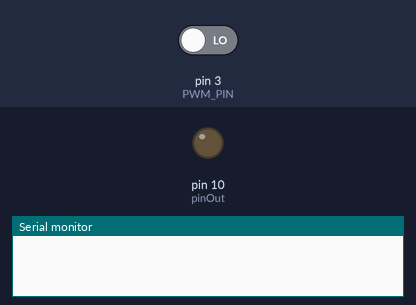
This sketch was run on a simulated Arduino Uno, built with avr-gcc and run on an emulated ATmega328P. On the bench: output pins drawn as LEDs (lit = HIGH), the last lines printed to the serial monitor. The inputs (shaded band) are chosen by the test bench; at power-on: pin 3 (PWM_PIN) LOW.

Above: at 0.1 s.
At 1.1 s:
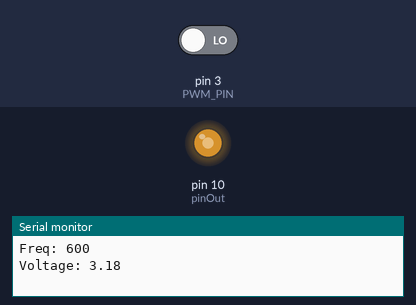
Timing chart, 0 to 2.6 s (numbered marks = the images above):
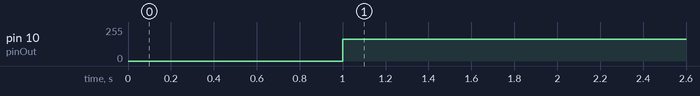

Measured:
- by itself, pin 10 (pinOut): 0/255 → 162/255 at 1.0 s

The sketch:

main.ino
```cpp
/*
 * Arduino .ino file for DSP
 * feedback testing
 */

// Input to the Arduino (freq),
// Place on pin 49 of the DSP
byte PWM_PIN = 3;

// Output of the Arduino (volt).
// Place on analog pin 15 of DSP
byte pinOut = 10;

// Globals
int pwm_value;
int voltageOut;
int freq;


void setup() {
  pinMode(PWM_PIN, INPUT);
  Serial.begin(115200);
}

void loop() {
  // Calculate frequency from PWM input
  pwm_value = pulseIn(PWM_PIN, HIGH);
  freq = (1/(pwm_value * pow(10, -6)))/2;
  //freq = 600;

   // Saturate, avoid negative values
  if(freq < 600){
    freq = 600;
  } else if (freq > 1900){
    freq = 1900;
  }
  Serial.print(F("Freq: "));
  Serial.println(freq);

  // Map voltage output with input frequency
  voltageOut = map(freq, 600, 1900, 162, 0);
  float volt = (voltageOut * 5.0) / 255.0;
  Serial.print(F("Voltage: "));
  Serial.println(volt);

  // Break if voltage is greater than 3.2V
  if(voltageOut > 162){Serial.print(F("Warning ")); for (;;) {}}

 // Test to make sure voltage is correct
  analogWrite(pinOut,voltageOut); //output voltage on pinOut from 0V to 5V.
}
```
